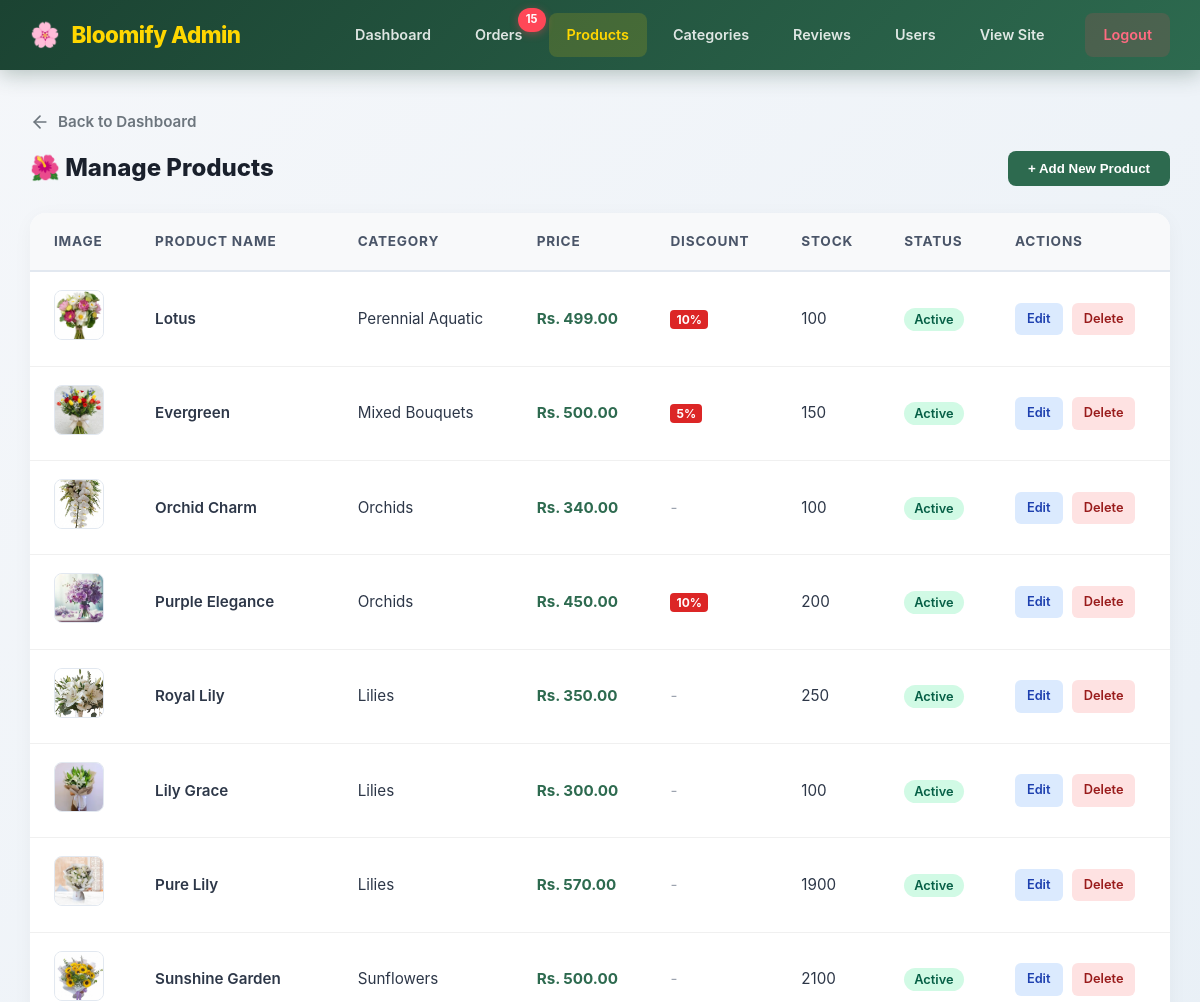
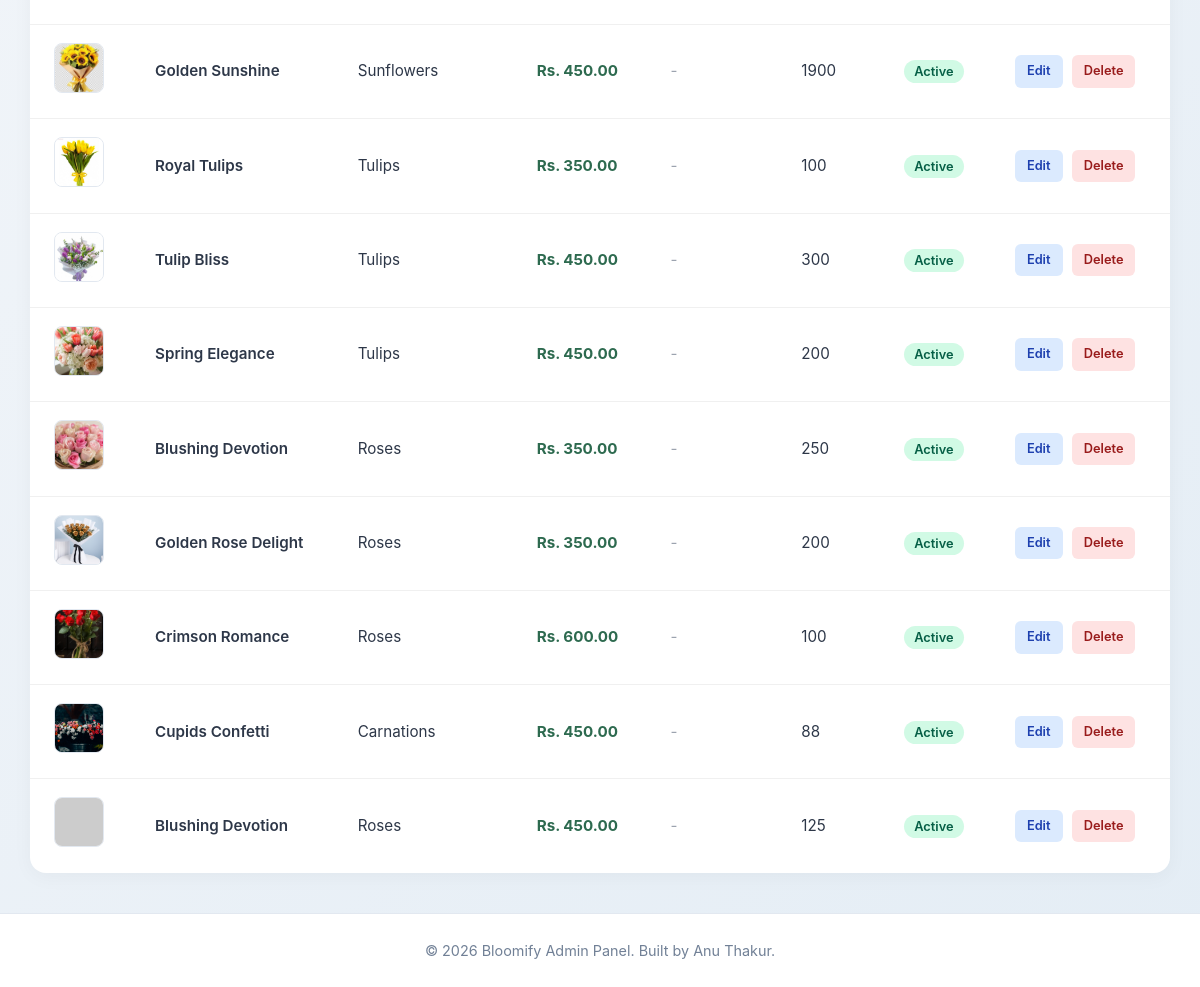
/admin/products.php (signed in), run on the app's committed database (2 pictures, top to bottom).
### tables this page shows
CREATE TABLE `products` (
  `id` int(11) NOT NULL,
  `category_id` int(11) DEFAULT NULL,
  `name` varchar(200) NOT NULL,
  `description` text DEFAULT NULL,
  `price` decimal(10,2) NOT NULL,
  `discount_percentage` int(11) DEFAULT 0 CHECK (`discount_percentage` >= 0 and `discount_percentage` <= 100),
  `stock` int(11) NOT NULL DEFAULT 0,
  `stock_quantity` int(11) DEFAULT 0,
  `image` varchar(255) DEFAULT NULL,
  `status` enum('active','inactive') DEFAULT 'active',
  `created_at` timestamp NOT NULL DEFAULT current_timestamp(),
  `updated_at` timestamp NOT NULL DEFAULT current_timestamp() ON UPDATE current_timestamp()
);

CREATE TABLE `categories` (
  `id` int(11) NOT NULL,
  `name` varchar(100) NOT NULL,
  `description` text DEFAULT NULL,
  `image` varchar(255) DEFAULT NULL,
  `created_at` timestamp NOT NULL DEFAULT current_timestamp()
);

### includes/functions.php (called while the page is built, shortened)
<?php
function formatPrice($price) {
    return 'Rs. ' . number_format($price, 2);
}
?>

### admin/products.php (the view, shortened to what this page needs)
<?php
require_once __DIR__ . '/includes/admin-auth.php';
require_once __DIR__ . '/includes/admin-header.php';
$message_type = '';
$products = $conn->query("SELECT p.*, c.name as category_name FROM products p LEFT JOIN categories c ON p.category_id = c.id ORDER BY p.id DESC");
$edit_product = null;
$show_form = isset($_GET['add']) || $edit_product || ($message_type === 'danger' && isset($_POST['add_product']));
?>
<a href="index.php" class="btn-back">
    <svg width="20" height="20" viewBox="0 0 24 24" fill="none" stroke="currentColor" stroke-width="2" stroke-linecap="round" stroke-linejoin="round"><line x1="19" y1="12" x2="5" y2="12"></line><polyline points="12 19 5 12 12 5"></polyline></svg>
    Back to Dashboard
</a>
<div class="page-header">
    <h2 class="section-title" style="margin:0;">🌺 Manage Products</h2>
    <?php if (!$show_form): ?>
        <button type="button" class="btn-add" onclick="toggleForm(true)">+ Add New Product</button>
    <?php endif; ?>
</div>
<table class="admin-table">
    <thead>
        <tr>
            <th>Image</th>
            <th>Product Name</th>
            <th>Category</th>
            <th>Price</th>
            <th>Discount</th>
            <th>Stock</th>
            <th>Status</th>
            <th>Actions</th>
        </tr>
    </thead>
    <tbody>
        <?php if ($products && $products->num_rows > 0): ?>
            <?php while ($p = $products->fetch_assoc()): ?>
                <tr>
                    <td>
                        <img src="<?php echo SITE_URL; ?>/assets/images/<?php echo htmlspecialchars($p['image'] ?? 'default-flower.jpg'); ?>"
                            alt="<?php echo htmlspecialchars($p['name']); ?>" class="product-img-sm"
                            onerror="this.src='https://via.placeholder.com/50?text=No+Img'">
                    </td>
                    <td style="font-weight: 600;"><?php echo htmlspecialchars($p['name']); ?></td>
                    <td><?php echo htmlspecialchars($p['category_name'] ?? 'Uncategorized'); ?></td>
                    <td style="font-weight: 700; color: #2d6a4f;"><?php echo formatPrice($p['price']); ?></td>
                    <td>
                        <?php if (!empty($p['discount_percentage']) && $p['discount_percentage'] > 0): ?>
                            <span style="background: #dc2626; color: white; padding: 2px 6px; border-radius: 4px; font-size: 0.75rem; font-weight: 700;"><?php echo $p['discount_percentage']; ?>%</span>
                        <?php else: ?>
                            <span style="color: #9ca3af;">-</span>
                        <?php endif; ?>
                    </td>
                    <td><?php echo $p['stock_quantity'] ?? '0'; ?></td>
                    <td>
                        <span class="<?php echo $p['status'] === 'active' ? 'status-active' : 'status-inactive'; ?>">
                            <?php echo ucfirst($p['status']); ?>
                        </span>
                    </td>
                    <td>
                        <a href="?edit=<?php echo $p['id']; ?>" class="btn-action btn-edit">Edit</a>
                        <a href="?delete=<?php echo $p['id']; ?>" class="btn-action btn-delete" onclick="return confirm('Are you sure you want to delete this product? This cannot be undone.');">Delete</a>
                    </td>
                </tr>
            <?php endwhile; ?>
        <?php endif; ?>
    </tbody>
</table>
<?php require_once __DIR__ . '/includes/admin-footer.php'; ?>

### assets/css/style.css (style rules this page uses)
* { margin: 0; padding: 0; box-sizing: border-box; }
body { font-family: 'Inter', 'Segoe UI', system-ui, sans-serif; background: linear-gradient(135deg, #f5f7fa 0%, #e4edf5 100%); color: #2d3748; line-height: 1.6; min-height: 100vh; display: flex; flex-direction: column; }

### admin/assets/css/admin.css (style rules this page uses)
.admin-body { background-color: #f4f6f9; font-family: 'Inter', 'Segoe UI', system-ui, sans-serif; color: #2d3748; margin: 0; padding: 0; min-height: 100vh; display: flex; flex-direction: column; }
.section-title { font-size: 1.5rem; color: #1a202c; margin-bottom: 24px; font-weight: 800; display: flex; align-items: center; gap: 12px; }
.admin-table { width: 100%; border-collapse: separate; border-spacing: 0; background: #ffffff; border-radius: 16px; overflow: hidden; box-shadow: 0 4px 20px rgba(0, 0, 0, 0.04); }
.admin-table th { background: #f8f9fa; color: #4a5568; padding: 18px 24px; text-align: left; font-weight: 700; font-size: 0.85rem; text-transform: uppercase; letter-spacing: 0.8px; border-bottom: 2px solid #e2e8f0; }
.admin-table td { padding: 18px 24px; border-bottom: 1px solid #f0f0f0; vertical-align: middle; font-size: 0.95rem; color: #2d3748; transition: background 0.2s ease; }
.admin-table tbody tr:last-child td { border-bottom: none; }

### data on the page
products: image (picture), name "Lotus", category.name "Perennial Aquatic", price "Rs. 499.00", discount_percentage "10", stock_quantity "100", status "Active"
products: image (picture), name "Evergreen", category.name "Mixed Bouquets", price "Rs. 500.00", discount_percentage "5", stock_quantity "150", status "Active"
products: image (picture), name "Orchid Charm", category.name "Orchids", price "Rs. 340.00", stock_quantity "100", status "Active"
products: image (picture), name "Purple Elegance", category.name "Orchids", price "Rs. 450.00", discount_percentage "10", stock_quantity "200", status "Active"
products: image (picture), name "Royal Lily", category.name "Lilies", price "Rs. 350.00", stock_quantity "250", status "Active"
products: image (picture), name "Lily Grace", category.name "Lilies", price "Rs. 300.00", stock_quantity "100", status "Active"
products: image (picture), name "Pure Lily", category.name "Lilies", price "Rs. 570.00", stock_quantity "1900", status "Active"
products: image (picture), name "Sunshine Garden", category.name "Sunflowers", price "Rs. 500.00", stock_quantity "2100", status "Active"
products: image (picture), name "Golden Sunshine", category.name "Sunflowers", price "Rs. 450.00", stock_quantity "1900", status "Active"
products: image (picture), name "Royal Tulips", category.name "Tulips", price "Rs. 350.00", stock_quantity "100", status "Active"
products: image (picture), name "Tulip Bliss", category.name "Tulips", price "Rs. 450.00", stock_quantity "300", status "Active"
products: image (picture), name "Spring Elegance", category.name "Tulips", price "Rs. 450.00", stock_quantity "200", status "Active"
products: image (picture), name "Blushing Devotion", category.name "Roses", price "Rs. 350.00", stock_quantity "250", status "Active"
products: image (picture), name "Golden Rose Delight", category.name "Roses", price "Rs. 350.00", stock_quantity "200", status "Active"
products: image (picture), name "Crimson Romance", category.name "Roses", price "Rs. 600.00", stock_quantity "100", status "Active"
products: image (picture), name "Cupids Confetti", category.name "Carnations", price "Rs. 450.00", stock_quantity "88", status "Active"
products: name "Blushing Devotion", category.name "Roses", price "Rs. 450.00", stock_quantity "125", status "Active"

### other printed values
$new_orders_count "15"
